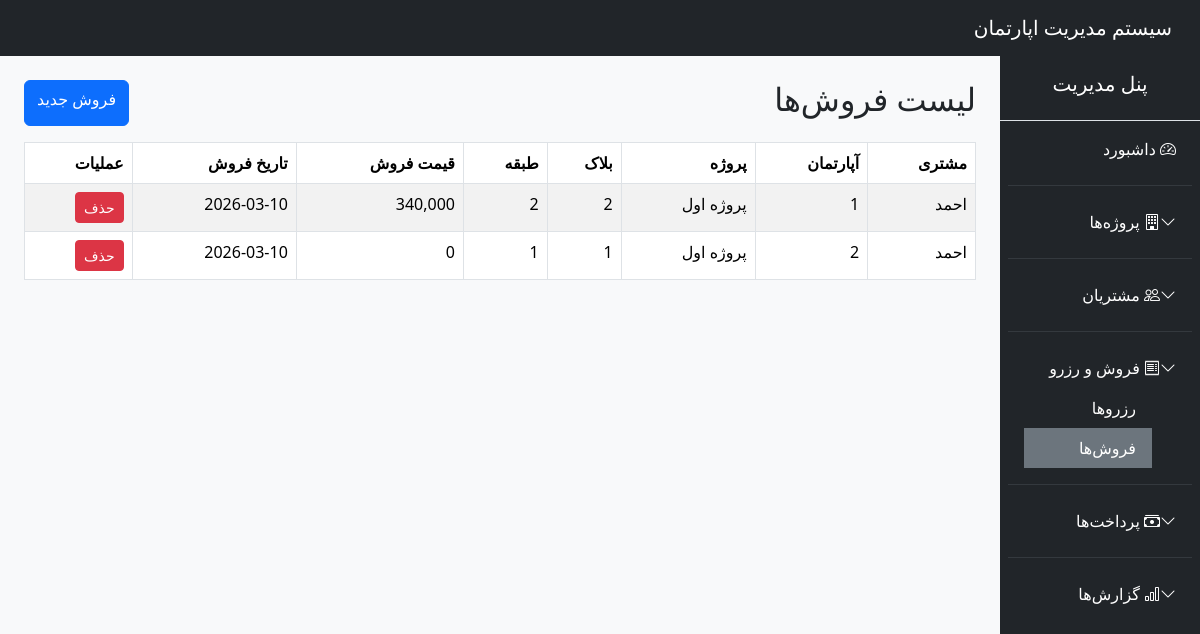
Page /public/?route=ownerships (signed in) on the committed database.
### tables this page shows
CREATE TABLE `ownerships` (
  `id` int(11) NOT NULL,
  `apartment_id` int(11) NOT NULL,
  `customer_id` int(11) NOT NULL,
  `sale_price` decimal(15,2) DEFAULT NULL,
  `sale_date` date DEFAULT NULL
);

CREATE TABLE `customers` (
  `id` int(11) NOT NULL,
  `full_name` varchar(100) NOT NULL,
  `phone` varchar(50) DEFAULT NULL,
  `email` varchar(100) DEFAULT NULL,
  `national_id` varchar(50) DEFAULT NULL,
  `created_at` timestamp NOT NULL DEFAULT current_timestamp()
);

CREATE TABLE `apartments` (
  `id` int(11) NOT NULL,
  `floor_id` int(11) NOT NULL,
  `apartment_number` varchar(50) NOT NULL,
  `area` float DEFAULT NULL,
  `rooms` int(11) DEFAULT NULL,
  `status` enum('COMPLETED','UNDER_CONSTRUCTION','NOT_STARTED') NOT NULL,
  `base_price` decimal(15,2) DEFAULT NULL,
  `estimated_total_cost` decimal(15,2) DEFAULT NULL,
  `spent_cost` decimal(15,2) DEFAULT 0.00,
  `created_at` timestamp NOT NULL DEFAULT current_timestamp()
);

CREATE TABLE `projects` (
  `id` int(11) NOT NULL,
  `name` varchar(100) NOT NULL,
  `location` varchar(255) DEFAULT NULL,
  `description` text DEFAULT NULL,
  `created_at` timestamp NOT NULL DEFAULT current_timestamp(),
  `status` enum('ACTIVE','INACTIVE','COMPLETED') NOT NULL DEFAULT 'ACTIVE'
);

CREATE TABLE `blocks` (
  `id` int(11) NOT NULL,
  `project_id` int(11) NOT NULL,
  `name` varchar(50) NOT NULL,
  `floors_count` int(11) NOT NULL
);

CREATE TABLE `floors` (
  `id` int(11) NOT NULL,
  `block_id` int(11) NOT NULL,
  `floor_number` int(11) NOT NULL
);

### app/core/Controller.php (called while the page is built, shortened)
<?php
class Controller {
    protected function view($view, $data = []) {
        extract($data);
        require "../app/views/$view.php";
    }
    protected function model($model) {
        return new $model;
    }
}

### app/controllers/OwnershipController.php (called while the page is built, shortened)
<?php
class OwnershipController extends Controller
{
    public function index()
    {
        $ownershipModel = $this->model("Ownership");
        $ownerships = $ownershipModel->all();
        $this->view("ownerships/index", compact('ownerships', 'page_title'));
    }
}

### public/index.php (called while the page is built, shortened)
<?php
require_once "../app/core/Database.php";
require_once "../app/core/Controller.php";
require_once "../app/core/Model.php";
require_once "../routes/web.php";

### config/config.php (called while the page is built)
<?php
return [
    'db' => [
        'host' => 'localhost',
        'dbname' => 'apartment_system',
        'user' => 'root',
        'pass' => ''
    ]
];

### app/core/Database.php (called while the page is built, shortened)
<?php
class Database {
    private static $instance = null;
    private function __construct() {
        $config = require __DIR__ . '/../../config/config.php';
        $dsn = "mysql:host={$config['db']['host']};dbname={$config['db']['dbname']};charset=utf8mb4";
        try {
            $this->pdo = new PDO($dsn, $config['db']['user'], $config['db']['pass']);
        } catch (PDOException $e) {
            die("DB Connection Failed: " . $e->getMessage());
        }
    }
    public static function connect() {
        if (self::$instance === null) {
            self::$instance = new Database();
        }
        return self::$instance->pdo;
    }
}

### app/core/Model.php (called while the page is built, shortened)
<?php
class Model {
    public function __construct() {
        $this->db = Database::connect();
    }
}

### app/models/Ownership.php (called while the page is built, shortened)
<?php
class Ownership extends Model
{
    public function all()
    {
        $sql = "SELECT o.*,
                       c.full_name AS customer_name,
                       a.apartment_number,
                       f.floor_number,
                       b.name AS block_name,
                       p.name AS project_name
                FROM ownerships o
                JOIN customers c ON o.customer_id = c.id
                JOIN apartments a ON o.apartment_id = a.id
                JOIN floors f ON a.floor_id = f.id
                JOIN blocks b ON f.block_id = b.id
                JOIN projects p ON b.project_id = p.id
                ORDER BY o.id DESC";
        return $this->db->query($sql)->fetchAll(PDO::FETCH_ASSOC);
    }
}

### app/views/ownerships/index.php (the view)
<?php require "../app/views/layouts/header.php"; ?>
<?php require "../app/views/layouts/sidebar.php"; ?>
<div class="d-flex justify-content-between mb-3">
    <h2>لیست فروش‌ها</h2>
    <a href="/apartment_system/public/?route=ownerships_create" class="btn btn-primary">فروش جدید</a>
</div>
<table class="table table-bordered table-striped">
    <thead>
        <tr>
            <th>مشتری</th>
            <th>آپارتمان</th>
            <th>پروژه</th>
            <th>بلاک</th>
            <th>طبقه</th>
            <th>قیمت فروش</th>
            <th>تاریخ فروش</th>
            <th>عملیات</th>
        </tr>
    </thead>
    <tbody>
    <?php foreach ($ownerships as $o): ?>
        <tr>
            <td><?= $o['customer_name'] ?></td>
            <td><?= $o['apartment_number'] ?></td>
            <td><?= $o['project_name'] ?></td>
            <td><?= $o['block_name'] ?></td>
            <td><?= $o['floor_number'] ?></td>
            <td><?= number_format($o['sale_price']) ?></td>
            <td><?= $o['sale_date'] ?></td>
            <td>
                <a href="/apartment_system/public/?route=ownerships_delete&id=<?= $o['id'] ?>"
                   class="btn btn-danger btn-sm"
                   onclick="return confirm('حذف شود؟')">حذف</a>
            </td>
        </tr>
    <?php endforeach; ?>
    </tbody>
</table>
<?php require "../app/views/layouts/footer.php"; ?>

### rows in the picture
ownerships: customer.full_name "احمد", apartment.apartment_number "1", projects.name "پروژه اول", blocks.name "2", floors.floor_number "2", sale_price "340,000", sale_date "2026-03-10"
ownerships: customer.full_name "احمد", apartment.apartment_number "2", projects.name "پروژه اول", blocks.name "1", floors.floor_number "1", sale_price "0", sale_date "2026-03-10"
